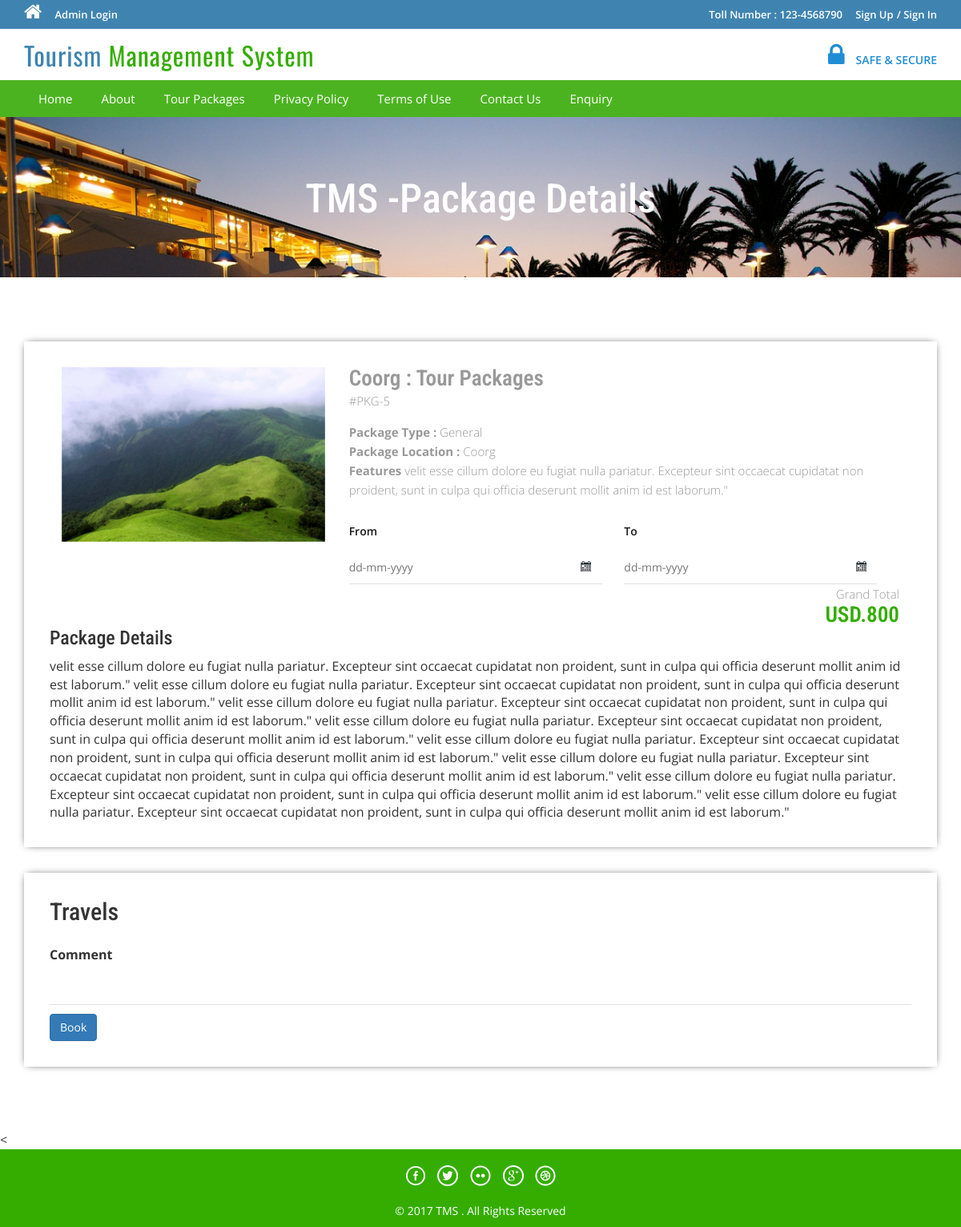
Page /tms/package-details.php?pkgid=5 on the committed database.
### tables this page shows
CREATE TABLE `tbltourpackages` (
  `PackageId` int(11) NOT NULL,
  `PackageName` varchar(200) NOT NULL,
  `PackageType` varchar(150) NOT NULL,
  `PackageLocation` varchar(100) NOT NULL,
  `PackagePrice` int(11) NOT NULL,
  `PackageFetures` varchar(255) NOT NULL,
  `PackageDetails` mediumtext NOT NULL,
  `PackageImage` varchar(100) NOT NULL,
  `Creationdate` timestamp NOT NULL DEFAULT CURRENT_TIMESTAMP,
  `UpdationDate` timestamp NULL DEFAULT '0000-00-00 00:00:00' ON UPDATE CURRENT_TIMESTAMP
);

### tms/package-details.php (the view, shortened to what this page needs)
<?php
include('includes/config.php');
?>
<!DOCTYPE HTML>
<html>
<head>
<link href="css/bootstrap.css" rel='stylesheet' type='text/css' />
<link href="css/style.css" rel='stylesheet' type='text/css' />
<link href="css/font-awesome.css" rel="stylesheet">
<link href="css/animate.css" rel="stylesheet" type="text/css" media="all">
<link rel="stylesheet" href="css/jquery-ui.css" />
</head>
<body>
<?php include('includes/header.php');?>
<div class="banner-3">
	<div class="container">
		<h1 class="wow zoomIn animated animated" data-wow-delay=".5s" style="visibility: visible; animation-delay: 0.5s; animation-name: zoomIn;"> TMS -Package Details</h1>
	</div>
</div>
<div class="selectroom">
	<div class="container">
<?php
$pid=intval($_GET['pkgid']);
$sql = "SELECT * from tbltourpackages where PackageId=:pid";
$query = $dbh->prepare($sql);
$query -> bindParam(':pid', $pid, PDO::PARAM_STR);
$query->execute();
$results=$query->fetchAll(PDO::FETCH_OBJ);
if($query->rowCount() > 0)
{
foreach($results as $result)
{	?>
<form name="book" method="post">
		<div class="selectroom_top">
			<div class="col-md-4 selectroom_left wow fadeInLeft animated" data-wow-delay=".5s">
				<img src="admin/pacakgeimages/<?php echo htmlentities($result->PackageImage);?>" class="img-responsive" alt="">
			</div>
			<div class="col-md-8 selectroom_right wow fadeInRight animated" data-wow-delay=".5s">
				<h2><?php echo htmlentities($result->PackageName);?></h2>
				<p class="dow">#PKG-<?php echo htmlentities($result->PackageId);?></p>
				<p><b>Package Type :</b> <?php echo htmlentities($result->PackageType);?></p>
				<p><b>Package Location :</b> <?php echo htmlentities($result->PackageLocation);?></p>
					<p><b>Features</b> <?php echo htmlentities($result->PackageFetures);?></p>
					<div class="ban-bottom">
				<div class="bnr-right">
				<label class="inputLabel">From</label>
				<input class="date" id="datepicker" type="text" placeholder="dd-mm-yyyy"  name="fromdate" required="">
			</div>
			<div class="bnr-right">
				<label class="inputLabel">To</label>
				<input class="date" id="datepicker1" type="text" placeholder="dd-mm-yyyy" name="todate" required="">
			</div>
			</div>
				<div class="grand">
					<p>Grand Total</p>
					<h3>USD.800</h3>
				</div>
			</div>
		<h3>Package Details</h3>
				<p style="padding-top: 1%"><?php echo htmlentities($result->PackageDetails);?> </p>
		</div>
		<div class="selectroom_top">
			<h2>Travels</h2>
			<div class="selectroom-info animated wow fadeInUp animated" data-wow-duration="1200ms" data-wow-delay="500ms" style="visibility: visible; animation-duration: 1200ms; animation-delay: 500ms; animation-name: fadeInUp; margin-top: -70px">
				<ul>
					<li class="spe">
						<label class="inputLabel">Comment</label>
						<input class="special" type="text" name="comment" required="">
					</li>
					<?php if($_SESSION['login'])
					{?>
						<li class="spe" align="center">
					<button type="submit" name="submit2" class="btn-primary btn">Book</button>
						</li>
						<?php } else {?>
							<li class="sigi" align="center" style="margin-top: 1%">
							<a href="#" data-toggle="modal" data-target="#myModal4" class="btn-primary btn" > Book</a></li>
							<?php } ?>
				</ul>
			</div>
		</div>
		</form>
<?php }} ?>
	</div>
</div>
<
<?php include('includes/footer.php');?>
</body>
</html>

### tms/css/style.css (style rules this page uses)
html, body { font-size: 100%; background: #fff; font-family: 'Open Sans', sans-serif; }
body a,.grid_1,plan_1,plan_1.one,plan_1.two,i.icon1, i.icon2, i.icon3, i.icon4, i.icon5, i.icon6 { transition:0.5s all; -webkit-transition:0.5s all; -moz-transition:0.5s all; -o-transition:0.5s all; -ms-transition:0.5s all; }
h1,h2,h3,h4,h5,h6 { margin:0; font-family: 'Roboto Condensed', sans-serif; }
p { margin:0; }
ul { margin:0; padding:0; }
label { margin:0; }
.bnr-right input[type="text"] { width: 95%; color: #9E9E9E; outline: none; font-size: 14px; padding: 10px 10px; border: 1px solid #9E9E9E; -webkit-appearance: none; margin-top: 10px; }
.date { background: url(../images/date-icon.png) no-repeat 95.5% 45% #fff; cursor: pointer; }
.ban-top .inputLabel,.ban-bottom .inputLabel { display: block; font-weight: 600; font-size: 14px; margin-bottom: 5px; color: #191919; }
.bnr-right { float: left; width:50%; }
.ban-bottom { margin-top: 30px; }
.banner-3 { background: url(../images/6.jpg)no-repeat; background-size: cover; -webkit-background-size: cover; -o-background-size: cover; -ms-background-size: cover; -moz-background-size: cover; min-height:200px; }
.banner-3 h1 { font-size: 50px; margin-bottom: 40px; padding: 1.5em 0 0; text-align: center; color: #fff; }
.selectroom { padding: 5em 0 3em; }
.selectroom_top { padding: 2em; box-shadow: 0px 0px 10px -4px #000; margin-bottom: 2em; }
.grand { text-align: right; }
.selectroom_right h2 { font-size: 1.7em; color: #999; font-weight: 600; margin: 0; }
.selectroom_right h3 { font-size: 1.7em; font-weight: 600; color:#34ad00; }
p.dow { font-size: 15px; color: #999; font-weight: 300; line-height: 1.8em; margin-bottom:1em; }
.selectroom_right p { font-size: 15px; line-height: 1.6em; font-weight: 300; color: #999; }
.selectroom-info li { display: inline-block; float: left; }
.selectroom input[type="text"] { width: 92%; color: #9E9E9E; outline: none; font-size: 14px; padding: 10px 0px; border: none; border-bottom:1px solid rgba(0,0,0,.12); -webkit-appearance: none; margin-top: 10px; }
.selectroom-info ul { margin-top: 3em; }
li.spe { width: 100%; margin-top: 3em; }
li.spe input[type="text"] { width: 100%; }

### rows in the picture
tbltourpackages: PackageImage (picture), PackageName "Coorg : Tour Packages", PackageId "5", PackageType "General", PackageLocation "Coorg", PackageFetures "velit esse cillum dolore eu fugiat nulla pariatur. Excepteur sint occaecat cupidatat non proident, sunt in culpa qui officia deserunt mollit anim id est laborum.\"", PackageDetails "velit esse cillum dolore eu fugiat nulla pariatur. Excepteur sint occaecat cupidatat non proident, sunt in culpa qui officia deserunt mollit anim id est laborum.\" velit esse cillum dolore eu fugiat nulla pariatur. Excepteur sint occaecat cupidatat non proident, sunt in culpa qui officia deserunt mollit anim id est laborum.\" velit esse cillum dolore eu fugiat nulla pariatur. Excepteur sint occaecat cupidatat non proident, sunt in culpa qui officia deserunt mollit anim id est laborum.\" velit esse cillum dolore eu fugiat nulla pariatur. Excepteur sint occaecat cupidatat non proident, sunt in culpa qui officia deserunt mollit anim id est laborum.\" velit esse cillum dolore eu fugiat nulla…"
